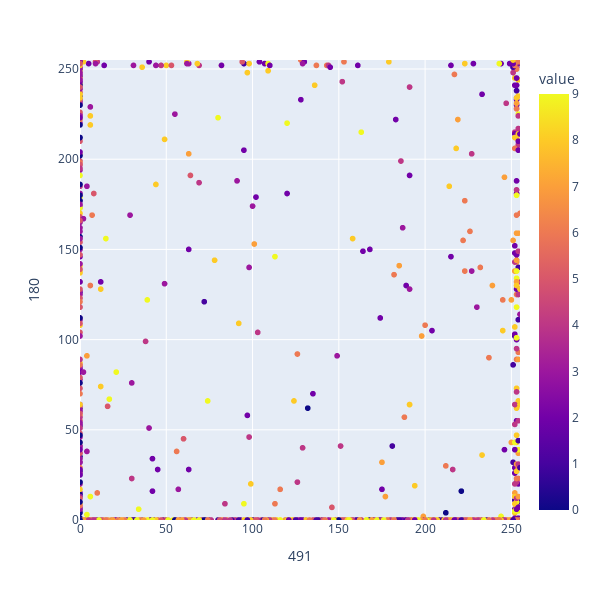

The notebook cell saved with this chart:
### Markdown cell above
Okay - now we look towards projecting the Mnist data into 2 (or possibly 3) dimensions!

# Projection onto two basis vectors

The simplest and most uninformative method of visualisation is to choose two basis vectors, and measure the component in their direction.
For example - below we have chosen the pixels at the position 27 and 54

### Code cell
p1, p2 = [18,15], [7,12]
col1 = 28* (p1[0]-1) + p1[1]
col2 = 28* (p2[0]-1) + p2[1]


data = df[[col2, col1,'value' ]][:2000]
data.head()

fig = px.scatter(data, x=col1, y = col2 , color = data['value'], height=600, width =600, range_x=(0,255), range_y=(0,255))
fig.show()

### Figure 1 — Plotly figure (JSON) as saved in the notebook; plotly's stock layout.template omitted (floating-point values rounded to 4 significant figures; data arrays with more than 128 entries replaced by an {"elided": "..."} marker saying what was removed)
{"data": [{"hovertemplate": "491=%{x}<br>180=%{y}<br>value=%{marker.color}<extra></extra>", "legendgroup": "", "marker": {"color": {"elided": "2000 int values"}, "coloraxis": "coloraxis", "symbol": "circle"}, "mode": "markers", "name": "", "showlegend": false, "type": "scattergl", "x": {"elided": "2000 int values"}, "xaxis": "x", "y": {"elided": "2000 int values"}, "yaxis": "y"}], "layout": {"coloraxis": {"colorbar": {"title": {"text": "value"}}, "colorscale": [[0, "#0d0887"], [0.1111, "#46039f"], [0.2222, "#7201a8"], [0.3333, "#9c179e"], [0.4444, "#bd3786"], [0.5556, "#d8576b"], [0.6667, "#ed7953"], [0.7778, "#fb9f3a"], [0.8889, "#fdca26"], [1, "#f0f921"]]}, "height": 600, "legend": {"tracegroupgap": 0}, "margin": {"t": 60}, "width": 600, "xaxis": {"anchor": "y", "domain": [0, 1], "range": [0, 255], "title": {"text": "491"}}, "yaxis": {"anchor": "x", "domain": [0, 1], "range": [0, 255], "title": {"text": "180"}}}}
